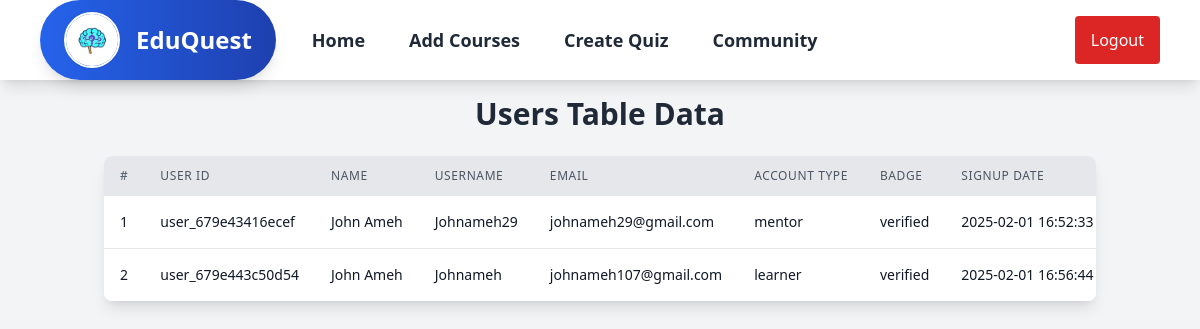
Page /admin/users.php on the earlier database version.
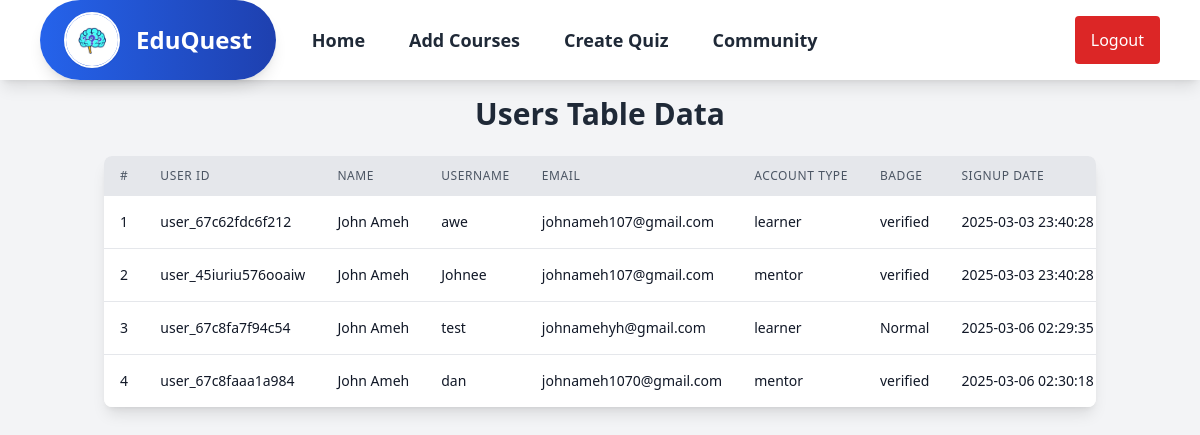
Same page on the later database version.
### tables this page shows
CREATE TABLE `users` (
  `id` int(100) NOT NULL,
  `user_id` varchar(30) NOT NULL,
  `username` varchar(30) NOT NULL,
  `name` varchar(50) NOT NULL,
  `email` varchar(50) NOT NULL,
  `password` varchar(255) NOT NULL,
  `bio` varchar(255) NOT NULL,
  `image_path` varchar(255) NOT NULL,
  `account_type` varchar(30) NOT NULL,
  `badge` varchar(255) NOT NULL,
  `score` int(11) NOT NULL DEFAULT 0,
  `level` int(11) DEFAULT 1,
  `completed_courses` text DEFAULT '[]',
  `fb` varchar(50) NOT NULL,
  `tw` varchar(50) NOT NULL,
  `yt` varchar(50) NOT NULL,
  `date` date DEFAULT NULL,
  `is_active` tinyint(1) DEFAULT 0,
  `signup_date` datetime DEFAULT current_timestamp()
);

### admin/users.php (the view, shortened to what this page needs)
<?php
include("./assets/header_admin.php");
$servername = "localhost";
$username = "root";
$password = "";
$dbname = "learning_app";
$conn = new mysqli($servername, $username, $password, $dbname);
$sql = "SELECT user_id, name, username, email, account_type, badge, signup_date FROM users WHERE account_type != 'admin'";
$result = $conn->query($sql);
?>
<!DOCTYPE html>
<html lang="en">
<head>
    <script src="https://cdn.tailwindcss.com"></script>
</head>
<body class="bg-gray-100 font-sans">
    <div class="container mx-auto p-4">
        <h1 class="text-3xl font-bold text-center mb-6 text-gray-800">Users Table Data</h1>
        <div class="bg-white shadow-lg rounded-lg overflow-hidden">
            <div class="overflow-x-auto overflow-y-auto">
                <table class="min-w-full">
                    <thead class="bg-gray-200">
                        <tr>
                            <th class="px-4 py-3 text-left text-xs font-medium text-gray-600 uppercase tracking-wider whitespace-nowrap">#</th>
                            <th class="px-4 py-3 text-left text-xs font-medium text-gray-600 uppercase tracking-wider whitespace-nowrap">User ID</th>
                            <th class="px-4 py-3 text-left text-xs font-medium text-gray-600 uppercase tracking-wider whitespace-nowrap">Name</th>
                            <th class="px-4 py-3 text-left text-xs font-medium text-gray-600 uppercase tracking-wider whitespace-nowrap">Username</th>
                            <th class="px-4 py-3 text-left text-xs font-medium text-gray-600 uppercase tracking-wider whitespace-nowrap">Email</th>
                            <th class="px-4 py-3 text-left text-xs font-medium text-gray-600 uppercase tracking-wider whitespace-nowrap">Account Type</th>
                            <th class="px-4 py-3 text-left text-xs font-medium text-gray-600 uppercase tracking-wider whitespace-nowrap">Badge</th>
                            <th class="px-4 py-3 text-left text-xs font-medium text-gray-600 uppercase tracking-wider whitespace-nowrap">Signup Date</th>
                        </tr>
                    </thead>
                    <tbody class="bg-white divide-y divide-gray-200">
                        <?php
                        if ($result->num_rows > 0) {
                            $counter = 1;
                            while ($row = $result->fetch_assoc()) {
                                echo "<tr class='hover:bg-gray-50 transition-colors'>";
                                echo "<td class='px-4 py-3 text-sm text-gray-900 whitespace-nowrap'>$counter</td>";
                                echo "<td class='px-4 py-3 text-sm text-gray-900 whitespace-nowrap'>" . htmlspecialchars($row['user_id']) . "</td>";
                                echo "<td class='px-4 py-3 text-sm text-gray-900 whitespace-nowrap'>" . htmlspecialchars($row['name']) . "</td>";
                                echo "<td class='px-4 py-3 text-sm text-gray-900 whitespace-nowrap'>" . htmlspecialchars($row['username']) . "</td>";
                                echo "<td class='px-4 py-3 text-sm text-gray-900 whitespace-nowrap'>" . htmlspecialchars($row['email']) . "</td>";
                                echo "<td class='px-4 py-3 text-sm text-gray-900 whitespace-nowrap'>" . htmlspecialchars($row['account_type']) . "</td>";
                                echo "<td class='px-4 py-3 text-sm text-gray-900 whitespace-nowrap'>" . htmlspecialchars($row['badge']) . "</td>";
                                echo "<td class='px-4 py-3 text-sm text-gray-900 whitespace-nowrap'>" . htmlspecialchars($row['signup_date']) . "</td>";
                                echo "</tr>";
                                $counter++;
                            }
                        } else {
                            echo "<tr><td colspan='9' class='px-4 py-3 text-sm text-gray-900 text-center'>No data found in the users table.</td></tr>";
                        }
                        ?>
                    </tbody>
                </table>
            </div>
        </div>
    </div>
</body>
</html>

### admin/assets/header_admin.php (shortened to what this page needs)
<!DOCTYPE html>
<html lang="en">
<head>
    <script src="https://cdn.tailwindcss.com"></script>
    <link href="https://cdnjs.cloudflare.com/ajax/libs/font-awesome/5.15.3/css/all.min.css" rel="stylesheet" />
</head>
<body>
    <nav id="content" class="hidden bg-white shadow-lg">
        <div class="max-w-6xl mx-auto px-4">
            <div class="flex justify-between">
                <div class="flex space-x-4">
                    <div class="flex items-center justify-center">
                        <span class="flex items-center mx-auto py-3 px-6 rounded-full shadow-lg bg-gradient-to-r from-blue-600 to-blue-800">
                            <img
                                alt="EduQuest Logo"
                                class="w-14 h-14 rounded-full border-2 border-white shadow-sm"
                                src="../img/brain.jpg" />
                            <span class="ml-4 text-2xl font-bold text-white">
                                EduQuest
                            </span>
                        </span>
                    </div>
                    <div class="hidden lg:flex items-center space-x-1">
                        <a class="py-4 px-5 text-gray-800 hover:text-blue-600 transition-all duration-300 ease-in-out font-semibold text-lg" href="./home.php">
                            Home
                        </a>
                        <a href="./post_courses.php" class="py-4 px-5 text-gray-800 hover:text-blue-600 focus:outline-none font-semibold text-lg flex items-center space-x-2 transition-all duration-300 ease-in-out">Add Courses</a>
                        <a href="./admin.php" class="py-4 px-5 text-gray-800 hover:text-blue-600 focus:outline-none font-semibold text-lg flex items-center space-x-2 transition-all duration-300 ease-in-out cursor-pointer">
                            Create Quiz
                        </a>
                        <a class="py-4 px-5 text-gray-800 hover:text-blue-600 transition-all duration-300 ease-in-out font-semibold text-lg" href="../forum/index.php">
                            Community
                        </a>
                    </div>
                </div>
                <div class="lg:flex items-center space-x-1 hidden">
                    <a class="py-3 px-4 bg-red-600 text-white rounded hover:bg-red-500" href="../logout.php">
                        Logout
                    </a>
                </div>
            </div>
        </div>
    </nav>
</body>
</html>

Differences in the rows shown:
removed users: user "user_679e43416ecef", name "John Ameh", username "Johnameh29", email "johnameh29@gmail.com", account_type "mentor", badge "verified", signup_date "2025-02-01 16:52:33"
removed users: user "user_679e443c50d54", name "John Ameh", username "Johnameh", email "johnameh107@gmail.com", account_type "learner", badge "verified", signup_date "2025-02-01 16:56:44"
added users: user "user_67c62fdc6f212", name "John Ameh", username "awe", email "johnameh107@gmail.com", account_type "learner", badge "verified", signup_date "2025-03-03 23:40:28"
added users: user "user_45iuriu576ooaiw", name "John Ameh", username "Johnee", email "johnameh107@gmail.com", account_type "mentor", badge "verified", signup_date "2025-03-03 23:40:28"
added users: user "user_67c8fa7f94c54", name "John Ameh", username "test", email "johnamehyh@gmail.com", account_type "learner", badge "Normal", signup_date "2025-03-06 02:29:35"
added users: user "user_67c8faaa1a984", name "John Ameh", username "dan", email "johnameh1070@gmail.com", account_type "mentor", badge "verified", signup_date "2025-03-06 02:30:18"
